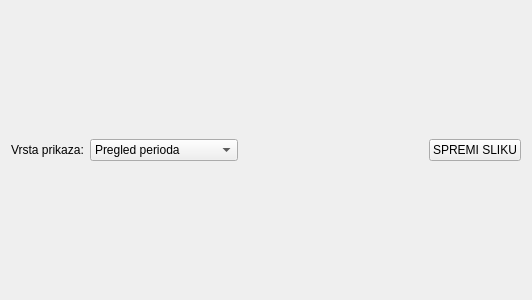
<?xml version="1.0" encoding="UTF-8"?>
<ui version="4.0">
 <class>Form</class>
 <widget class="QWidget" name="Form">
  <property name="geometry">
   <rect>
    <x>0</x>
    <y>0</y>
    <width>532</width>
    <height>300</height>
   </rect>
  </property>
  <property name="windowTitle">
   <string>Form</string>
  </property>
  <layout class="QVBoxLayout" name="verticalLayout_3">
   <item>
    <layout class="QVBoxLayout" name="verticalLayout_2">
     <item>
      <layout class="QHBoxLayout" name="horizontalLayout">
       <item>
        <widget class="QLabel" name="label">
         <property name="text">
          <string>Vrsta prikaza:</string>
         </property>
        </widget>
       </item>
       <item>
        <widget class="QComboBox" name="combo_graphics">
         <item>
          <property name="text">
           <string>Pregled perioda</string>
          </property>
         </item>
         <item>
          <property name="text">
           <string>Pregled po godinama</string>
          </property>
         </item>
        </widget>
       </item>
       <item>
        <spacer name="horizontalSpacer">
         <property name="orientation">
          <enum>Qt::Horizontal</enum>
         </property>
         <property name="sizeHint" stdset="0">
          <size>
           <width>40</width>
           <height>20</height>
          </size>
         </property>
        </spacer>
       </item>
       <item>
        <widget class="QPushButton" name="btn_save_image">
         <property name="text">
          <string>SPREMI SLIKU</string>
         </property>
        </widget>
       </item>
      </layout>
     </item>
     <item>
      <layout class="QVBoxLayout" name="layout_plot"/>
     </item>
    </layout>
   </item>
  </layout>
 </widget>
 <resources/>
 <connections/>
</ui>
